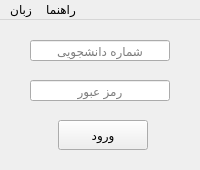
<?xml version="1.0" encoding="UTF-8"?>
<ui version="4.0">
 <class>loginpage</class>
 <widget class="QMainWindow" name="loginpage">
  <property name="enabled">
   <bool>true</bool>
  </property>
  <property name="geometry">
   <rect>
    <x>0</x>
    <y>0</y>
    <width>200</width>
    <height>170</height>
   </rect>
  </property>
  <property name="minimumSize">
   <size>
    <width>200</width>
    <height>170</height>
   </size>
  </property>
  <property name="maximumSize">
   <size>
    <width>200</width>
    <height>170</height>
   </size>
  </property>
  <property name="windowTitle">
   <string>صفحه ورود</string>
  </property>
  <widget class="QWidget" name="centralwidget">
   <widget class="QLineEdit" name="inputuser">
    <property name="geometry">
     <rect>
      <x>30</x>
      <y>20</y>
      <width>140</width>
      <height>21</height>
     </rect>
    </property>
    <property name="alignment">
     <set>Qt::AlignCenter</set>
    </property>
    <property name="dragEnabled">
     <bool>false</bool>
    </property>
    <property name="readOnly">
     <bool>false</bool>
    </property>
    <property name="placeholderText">
     <string>شماره دانشجویی</string>
    </property>
    <property name="cursorMoveStyle">
     <enum>Qt::LogicalMoveStyle</enum>
    </property>
    <property name="clearButtonEnabled">
     <bool>false</bool>
    </property>
   </widget>
   <widget class="QLineEdit" name="inputpass">
    <property name="geometry">
     <rect>
      <x>30</x>
      <y>60</y>
      <width>140</width>
      <height>21</height>
     </rect>
    </property>
    <property name="alignment">
     <set>Qt::AlignCenter</set>
    </property>
    <property name="dragEnabled">
     <bool>false</bool>
    </property>
    <property name="readOnly">
     <bool>false</bool>
    </property>
    <property name="placeholderText">
     <string>رمز عبور</string>
    </property>
   </widget>
   <widget class="QPushButton" name="submit">
    <property name="geometry">
     <rect>
      <x>58</x>
      <y>100</y>
      <width>90</width>
      <height>30</height>
     </rect>
    </property>
    <property name="text">
     <string>ورود</string>
    </property>
   </widget>
  </widget>
  <widget class="QMenuBar" name="menuBar">
   <property name="geometry">
    <rect>
     <x>0</x>
     <y>0</y>
     <width>200</width>
     <height>21</height>
    </rect>
   </property>
   <widget class="QMenu" name="menuLang">
    <property name="title">
     <string>زبان</string>
    </property>
    <addaction name="langen"/>
    <addaction name="langffa"/>
   </widget>
   <widget class="QMenu" name="menu">
    <property name="title">
     <string>راهنما</string>
    </property>
    <addaction name="action"/>
   </widget>
   <addaction name="menuLang"/>
   <addaction name="menu"/>
  </widget>
  <action name="langen">
   <property name="text">
    <string>En</string>
   </property>
  </action>
  <action name="langffa">
   <property name="text">
    <string>Fa</string>
   </property>
  </action>
  <action name="action">
   <property name="text">
    <string>درباره من</string>
   </property>
  </action>
 </widget>
 <resources/>
 <connections>
  <connection>
   <sender>submit</sender>
   <signal>clicked()</signal>
   <receiver>loginpage</receiver>
   <slot>close()</slot>
   <hints>
    <hint type="sourcelabel">
     <x>102</x>
     <y>135</y>
    </hint>
    <hint type="destinationlabel">
     <x>99</x>
     <y>84</y>
    </hint>
   </hints>
  </connection>
 </connections>
</ui>
